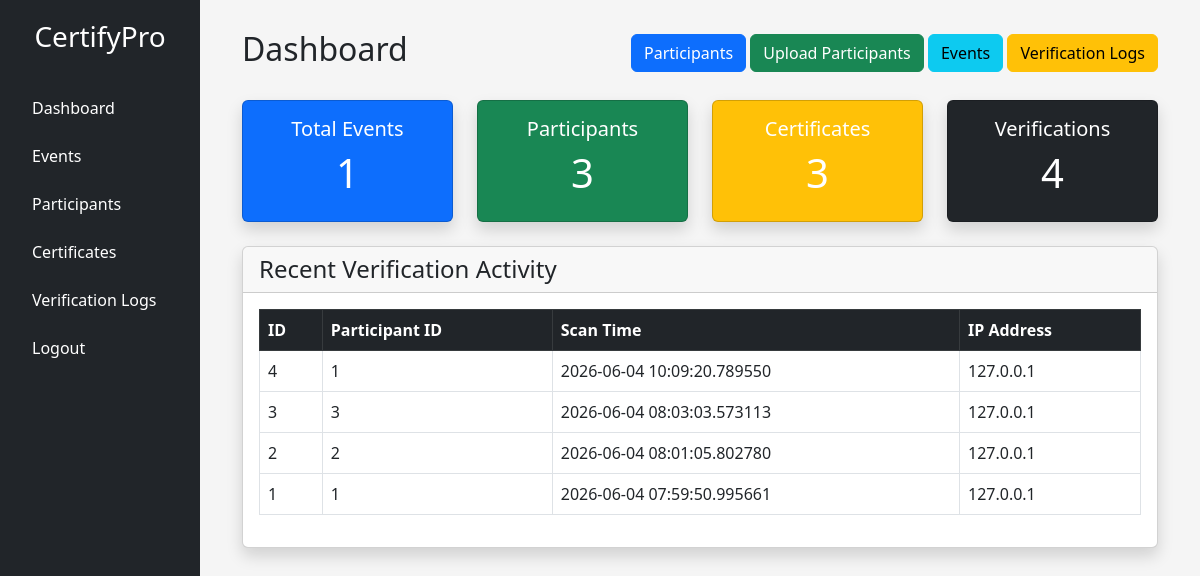
/ (signed in), run on the app's committed database.
### models/models.py (models this page shows)
class VerificationLog(db.Model):
    __tablename__ = "verification_logs"
    id = db.Column(db.Integer, primary_key=True)
    certificate_id = db.Column(
        db.String(100),
        nullable=False,
        index=True
    )
    participant_id = db.Column(
        db.Integer,
        db.ForeignKey("participants.id"),
        nullable=True,
        index=True
    )
    status = db.Column(
        db.Enum("valid", "invalid", name="verification_status"),
        nullable=False
    )
    scan_time = db.Column(
        db.DateTime,
        default=datetime.utcnow,
        nullable=False
    )
    ip_address = db.Column(
        db.String(100),
        nullable=True
    )
    device_info = db.Column(
        db.String(500),
        nullable=True
    )

### app.py (the view)
@app.route("/")
@admin_required
def home_dashboard():
    event_count = Event.query.count()
    participant_count = Participant.query.count()
    certificate_count = Certificate.query.count()
    verification_count = VerificationLog.query.count()
    recent_logs = VerificationLog.query.order_by(
        VerificationLog.scan_time.desc()
    ).limit(5).all()
    return render_template(
        "dashboard.html",
        event_count=event_count,
        participant_count=participant_count,
        certificate_count=certificate_count,
        verification_count=verification_count,
        recent_logs=recent_logs
    )

### templates/dashboard.html
{% extends "base.html" %}
{% block content %}
<div class="container-fluid">
    <div class="d-flex justify-content-between align-items-center mb-4">
        <h2>
            Dashboard
        </h2>
        <div>
            <a href="/participants"
               class="btn btn-primary">
                Participants
            </a>
            <a href="/upload-participants"
               class="btn btn-success">
                Upload Participants
            </a>
            <a href="/events"
               class="btn btn-info">
                Events
            </a>
            <a href="/verification-logs"
               class="btn btn-warning">
                Verification Logs
            </a>
        </div>
    </div>
    <div class="row">
        <div class="col-md-3 mb-4">
            <div class="card bg-primary text-white shadow">
                <div class="card-body text-center">
                    <h5>Total Events</h5>
                    <h1>{{ event_count }}</h1>
                </div>
            </div>
        </div>
        <div class="col-md-3 mb-4">
            <div class="card bg-success text-white shadow">
                <div class="card-body text-center">
                    <h5>Participants</h5>
                    <h1>{{ participant_count }}</h1>
                </div>
            </div>
        </div>
        <div class="col-md-3 mb-4">
            <div class="card bg-warning text-white shadow">
                <div class="card-body text-center">
                    <h5>Certificates</h5>
                    <h1>{{ certificate_count }}</h1>
                </div>
            </div>
        </div>
        <div class="col-md-3 mb-4">
            <div class="card bg-dark text-white shadow">
                <div class="card-body text-center">
                    <h5>Verifications</h5>
                    <h1>{{ verification_count }}</h1>
                </div>
            </div>
        </div>
    </div>
    <div class="card shadow">
        <div class="card-header">
            <h4 class="mb-0">
                Recent Verification Activity
            </h4>
        </div>
        <div class="card-body">
            {% if recent_logs %}
                <table class="table table-bordered table-hover">
                    <thead class="table-dark">
                        <tr>
                            <th>ID</th>
                            <th>Participant ID</th>
                            <th>Scan Time</th>
                            <th>IP Address</th>
                        </tr>
                    </thead>
                    <tbody>
                        {% for log in recent_logs %}
                        <tr>
                            <td>{{ log.id }}</td>
                            <td>{{ log.participant_id }}</td>
                            <td>{{ log.scan_time }}</td>
                            <td>{{ log.ip_address }}</td>
                        </tr>
                        {% endfor %}
                    </tbody>
                </table>
            {% else %}
                <div class="alert alert-info">
                    No verification activity found.
                </div>
            {% endif %}
        </div>
    </div>
</div>
{% endblock %}

### static/css/style.css (style rules this page uses)
body { background-color:#f5f5f5; }

### data on the page
VerificationLog: id "4", participant_id "1", scan_time "2026-06-04 10:09:20.789550", ip_address "127.0.0.1"
VerificationLog: id "3", participant_id "3", scan_time "2026-06-04 08:03:03.573113", ip_address "127.0.0.1"
VerificationLog: id "2", participant_id "2", scan_time "2026-06-04 08:01:05.802780", ip_address "127.0.0.1"
VerificationLog: id "1", participant_id "1", scan_time "2026-06-04 07:59:50.995661", ip_address "127.0.0.1"

### other printed values
{{ event_count }} "1"
{{ participant_count }} "3"
{{ certificate_count }} "3"
{{ verification_count }} "4"
